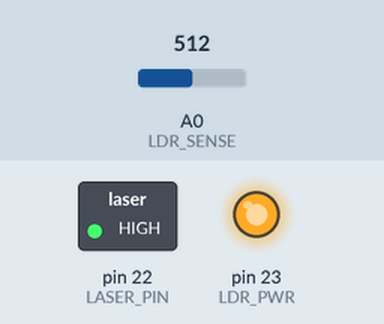
Simulated run of this sketch. Board: Arduino Mega 2560, built with avr-gcc and run on an emulated ATmega2560. Parts: switched loads named in the sketch (green lamp = pin HIGH), output pins drawn as LEDs (lit = HIGH). The inputs (shaded band) are chosen by the test bench; at power-on: A0 (LDR_SENSE) = 512. What the sketch prints to the serial monitor is not drawn.

Above: at 0.1 s.
Timing chart, 0 to 1.6 s (numbered marks = the images above):
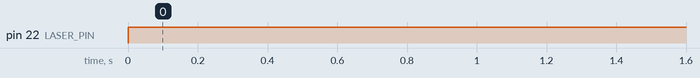

The sketch:

test_laser650nmmod_ldr.ino
```cpp
#define LASER_PIN      22 //Dxx--->LASERMOD.S
#define LDR_PWR       23 //Dxx
int LDR_SENSE = A0;

#define MA_WIN 3
int ldrReading[MA_WIN] = {0};
int totalldrReading = 0;

void setup() {
  // put your setup code here, to run once:
  pinMode(LASER_PIN, OUTPUT);
  pinMode(LDR_PWR, OUTPUT);
  //pinMode(LDR_SENSE, INPUT);
  digitalWrite(LDR_PWR, HIGH);

  Serial.begin(9600);

}

void loop() {
  // put your main code here, to run repeatedly:
  digitalWrite(LASER_PIN, HIGH);
  for (int i = 0; i < MA_WIN; i++)
  {
    ldrReading[i] = analogRead(LDR_SENSE);
    //Serial.println(ldrReading);
    delay(12);
  }

  for (int x = 0; x < MA_WIN; x++)
  {
    totalldrReading += ldrReading[x];
  }

  //print the moving average to console
  Serial.println(totalldrReading / MA_WIN);
  totalldrReading = 0;

  /*
    digitalWrite(LASER_PIN, LOW);
    for (int x = 0; x < 10; x++)
    {
      ldrReading = analogRead(LDR_SENSE);
      Serial.println(ldrReading);
      delay(500);
    }
  */

}
```

Measured:
- by itself, pin 22 (LASER_PIN): LOW → HIGH at 0.00 s
